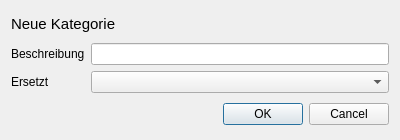
<?xml version="1.0" encoding="UTF-8"?>
<ui version="4.0">
 <class>CategoryWindow</class>
 <widget class="QDialog" name="CategoryWindow">
  <property name="geometry">
   <rect>
    <x>0</x>
    <y>0</y>
    <width>400</width>
    <height>140</height>
   </rect>
  </property>
  <property name="windowTitle">
   <string>Dialog</string>
  </property>
  <layout class="QVBoxLayout" name="verticalLayout">
   <item>
    <widget class="QLabel" name="titel">
     <property name="sizePolicy">
      <sizepolicy hsizetype="Maximum" vsizetype="Maximum">
       <horstretch>0</horstretch>
       <verstretch>0</verstretch>
      </sizepolicy>
     </property>
     <property name="font">
      <font>
       <pointsize>11</pointsize>
      </font>
     </property>
     <property name="text">
      <string>Neue Kategorie</string>
     </property>
    </widget>
   </item>
   <item>
    <layout class="QGridLayout" name="gridLayout">
     <item row="1" column="0">
      <widget class="QLabel" name="label">
       <property name="text">
        <string>Beschreibung</string>
       </property>
      </widget>
     </item>
     <item row="1" column="1">
      <widget class="QLineEdit" name="description"/>
     </item>
     <item row="2" column="0">
      <widget class="QLabel" name="label_2">
       <property name="text">
        <string>Ersetzt</string>
       </property>
      </widget>
     </item>
     <item row="2" column="1">
      <widget class="QComboBox" name="replaces">
       <property name="sizePolicy">
        <sizepolicy hsizetype="Expanding" vsizetype="Fixed">
         <horstretch>0</horstretch>
         <verstretch>0</verstretch>
        </sizepolicy>
       </property>
      </widget>
     </item>
    </layout>
   </item>
   <item>
    <widget class="QDialogButtonBox" name="buttonBox">
     <property name="orientation">
      <enum>Qt::Horizontal</enum>
     </property>
     <property name="standardButtons">
      <set>QDialogButtonBox::Cancel|QDialogButtonBox::Ok</set>
     </property>
    </widget>
   </item>
  </layout>
 </widget>
 <resources/>
 <connections>
  <connection>
   <sender>buttonBox</sender>
   <signal>accepted()</signal>
   <receiver>CategoryWindow</receiver>
   <slot>accept()</slot>
   <hints>
    <hint type="sourcelabel">
     <x>248</x>
     <y>254</y>
    </hint>
    <hint type="destinationlabel">
     <x>157</x>
     <y>274</y>
    </hint>
   </hints>
  </connection>
  <connection>
   <sender>buttonBox</sender>
   <signal>rejected()</signal>
   <receiver>CategoryWindow</receiver>
   <slot>reject()</slot>
   <hints>
    <hint type="sourcelabel">
     <x>316</x>
     <y>260</y>
    </hint>
    <hint type="destinationlabel">
     <x>286</x>
     <y>274</y>
    </hint>
   </hints>
  </connection>
 </connections>
</ui>
